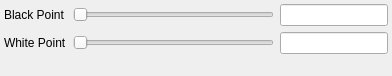
<?xml version="1.0" encoding="UTF-8"?>
<ui version="4.0">
 <class>ManualOptionsWidgetBase</class>
 <widget class="QWidget" name="ManualOptionsWidgetBase">
  <property name="geometry">
   <rect>
    <x>0</x>
    <y>0</y>
    <width>392</width>
    <height>76</height>
   </rect>
  </property>
  <property name="sizePolicy">
   <sizepolicy hsizetype="Preferred" vsizetype="Maximum">
    <horstretch>0</horstretch>
    <verstretch>0</verstretch>
   </sizepolicy>
  </property>
  <property name="windowTitle">
   <string>Form</string>
  </property>
  <layout class="QGridLayout" name="gridLayout">
   <property name="leftMargin">
    <number>4</number>
   </property>
   <property name="topMargin">
    <number>4</number>
   </property>
   <property name="rightMargin">
    <number>4</number>
   </property>
   <property name="bottomMargin">
    <number>4</number>
   </property>
   <item row="0" column="0">
    <widget class="QLabel" name="blackPointLabel">
     <property name="text">
      <string>Black Point</string>
     </property>
    </widget>
   </item>
   <item row="0" column="1">
    <widget class="QSlider" name="blackPointSlider">
     <property name="minimumSize">
      <size>
       <width>200</width>
       <height>0</height>
      </size>
     </property>
     <property name="orientation">
      <enum>Qt::Horizontal</enum>
     </property>
    </widget>
   </item>
   <item row="0" column="2">
    <widget class="QLineEdit" name="blackPointEdit">
     <property name="sizePolicy">
      <sizepolicy hsizetype="Preferred" vsizetype="Fixed">
       <horstretch>0</horstretch>
       <verstretch>0</verstretch>
      </sizepolicy>
     </property>
     <property name="minimumSize">
      <size>
       <width>100</width>
       <height>0</height>
      </size>
     </property>
     <property name="readOnly">
      <bool>true</bool>
     </property>
    </widget>
   </item>
   <item row="1" column="0">
    <widget class="QLabel" name="whitePointLabel">
     <property name="text">
      <string>White Point</string>
     </property>
    </widget>
   </item>
   <item row="1" column="1">
    <widget class="QSlider" name="whitePointSlider">
     <property name="minimumSize">
      <size>
       <width>200</width>
       <height>0</height>
      </size>
     </property>
     <property name="orientation">
      <enum>Qt::Horizontal</enum>
     </property>
    </widget>
   </item>
   <item row="1" column="2">
    <widget class="QLineEdit" name="whitePointEdit">
     <property name="sizePolicy">
      <sizepolicy hsizetype="Preferred" vsizetype="Fixed">
       <horstretch>0</horstretch>
       <verstretch>0</verstretch>
      </sizepolicy>
     </property>
     <property name="minimumSize">
      <size>
       <width>100</width>
       <height>0</height>
      </size>
     </property>
     <property name="readOnly">
      <bool>true</bool>
     </property>
    </widget>
   </item>
   <item row="2" column="0" colspan="3">
    <spacer name="verticalSpacer">
     <property name="orientation">
      <enum>Qt::Vertical</enum>
     </property>
     <property name="sizeHint" stdset="0">
      <size>
       <width>318</width>
       <height>6</height>
      </size>
     </property>
    </spacer>
   </item>
  </layout>
 </widget>
 <resources/>
 <connections/>
</ui>
